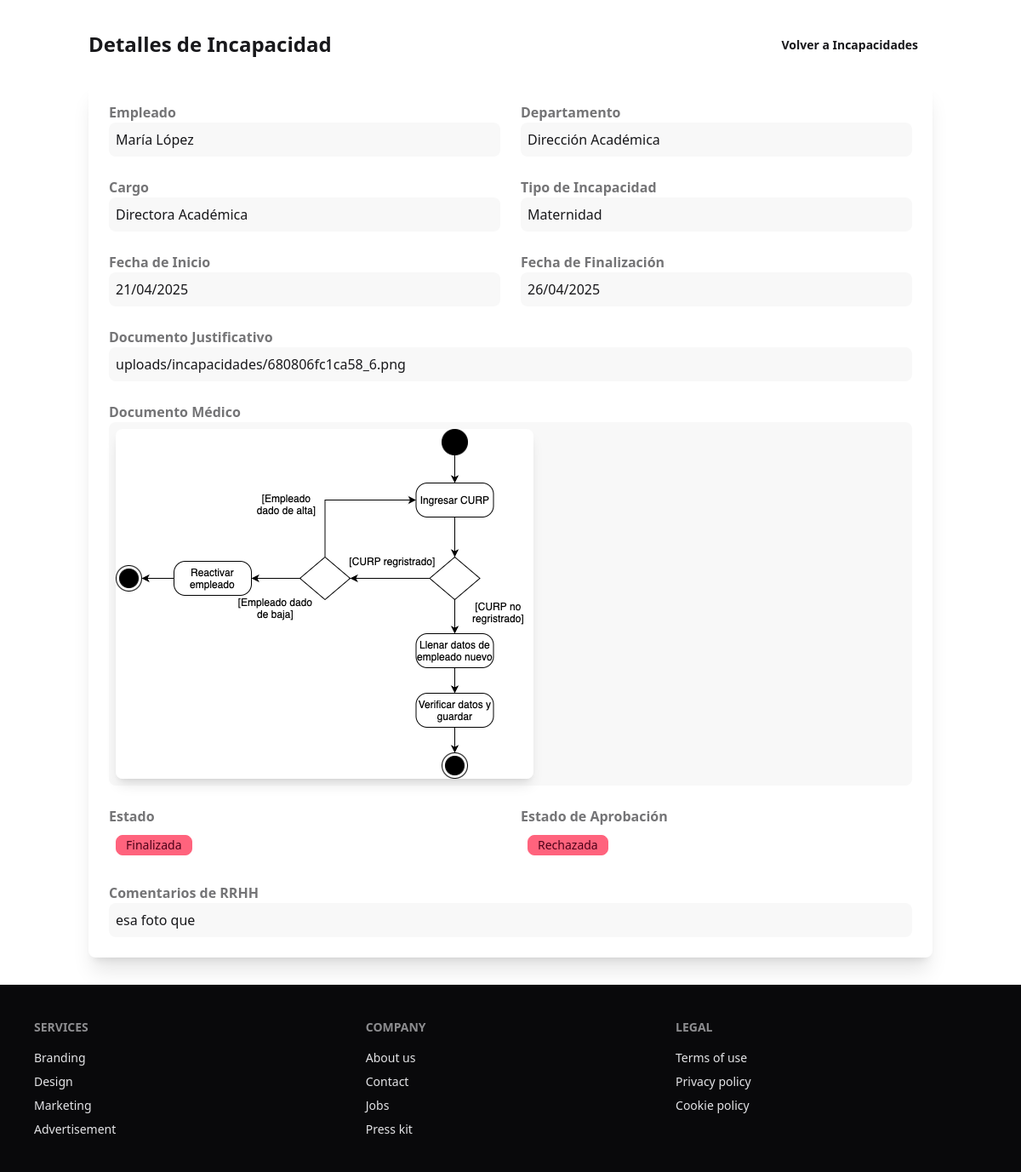
Screenshot of /rrhh/incapacidades/ver_incapacidad.php?id=5 (signed in) with the database file from the repository.
### tables this page shows
CREATE TABLE `INCAPACIDADES` (
  `id_incapacidad` int(11) NOT NULL,
  `id_empleado` int(11) DEFAULT NULL,
  `fecha_inicio` date DEFAULT NULL,
  `fecha_finalizacion` date DEFAULT NULL,
  `tipo` varchar(50) DEFAULT NULL,
  `documento_justificativo` text DEFAULT NULL,
  `estado` tinyint(1) DEFAULT NULL,
  `estado_aprobacion` enum('pendiente','aprobada','rechazada') DEFAULT 'pendiente',
  `fecha_solicitud` timestamp NULL DEFAULT current_timestamp(),
  `comentario_rrhh` text DEFAULT NULL
);

CREATE TABLE `EMPLEADOS` (
  `id_empleado` int(11) NOT NULL,
  `cargo` varchar(50) DEFAULT NULL,
  `fecha_nacimiento` date DEFAULT NULL,
  `fecha_ingreso_escuela` date DEFAULT NULL,
  `rfc` varchar(13) DEFAULT NULL,
  `estado_activo` tinyint(1) DEFAULT NULL,
  `nss` varchar(20) DEFAULT NULL,
  `domicilio` varchar(255) DEFAULT NULL,
  `telefono_personal` varchar(20) DEFAULT NULL,
  `curp` varchar(18) DEFAULT NULL,
  `id_departamento` int(11) DEFAULT NULL,
  `correo` varchar(100) DEFAULT NULL,
  `contraseña` varchar(255) DEFAULT NULL,
  `foto_de_perfil` blob DEFAULT NULL,
  `nickname` varchar(50) DEFAULT NULL,
  `historial_permisos` text DEFAULT NULL,
  `rol` varchar(100) DEFAULT NULL
);

CREATE TABLE `DEPARTAMENTO` (
  `id_departamento` int(11) NOT NULL,
  `tipo` varchar(50) DEFAULT NULL,
  `nombre_departamento` varchar(100) DEFAULT NULL
);

### rrhh/incapacidades/ver_incapacidad.php (the view, shortened to what this page needs)
<?php
require_once '../../config/config.php';
include '../../includes/header.php';
$conn = new mysqli($db_host, $db_user, $db_password, $db_name);
$conn->set_charset("utf8");
$id_incapacidad = filter_var($_GET['id'], FILTER_SANITIZE_NUMBER_INT);
$sql = "SELECT i.*, e.nickname, e.cargo, d.nombre_departamento
        FROM INCAPACIDADES i
        JOIN EMPLEADOS e ON i.id_empleado = e.id_empleado
        JOIN DEPARTAMENTO d ON e.id_departamento = d.id_departamento
        WHERE i.id_incapacidad = ?";
$stmt = $conn->prepare($sql);
$stmt->bind_param("i", $id_incapacidad);
$stmt->execute();
$result = $stmt->get_result();
$incapacidad = $result->fetch_assoc();
?>
<div class="container mx-auto px-4 py-8">
    <div class="flex justify-between items-center mb-6">
        <h1 class="text-2xl font-bold">Detalles de Incapacidad</h1>
        <div class="flex space-x-4">
            <a href="gestion_incapacidades.php" class="btn btn-ghost">
                Volver a Incapacidades
            </a>
        </div>
    </div>
    <div class="bg-base-100 shadow-xl rounded-lg p-6">
        <div class="grid grid-cols-1 md:grid-cols-2 gap-6">
            <div class="form-control">
                <label class="label">
                    <span class="label-text font-bold">Empleado</span>
                </label>
                <div class="p-2 bg-base-200 rounded-lg">
                    <?php echo htmlspecialchars($incapacidad['nickname']); ?>
                </div>
            </div>
            <div class="form-control">
                <label class="label">
                    <span class="label-text font-bold">Departamento</span>
                </label>
                <div class="p-2 bg-base-200 rounded-lg">
                    <?php echo htmlspecialchars($incapacidad['nombre_departamento']); ?>
                </div>
            </div>
            <div class="form-control">
                <label class="label">
                    <span class="label-text font-bold">Cargo</span>
                </label>
                <div class="p-2 bg-base-200 rounded-lg">
                    <?php echo htmlspecialchars($incapacidad['cargo']); ?>
                </div>
            </div>
            <div class="form-control">
                <label class="label">
                    <span class="label-text font-bold">Tipo de Incapacidad</span>
                </label>
                <div class="p-2 bg-base-200 rounded-lg">
                    <?php echo htmlspecialchars($incapacidad['tipo']); ?>
                </div>
            </div>
            <div class="form-control">
                <label class="label">
                    <span class="label-text font-bold">Fecha de Inicio</span>
                </label>
                <div class="p-2 bg-base-200 rounded-lg">
                    <?php echo date('d/m/Y', strtotime($incapacidad['fecha_inicio'])); ?>
                </div>
            </div>
            <div class="form-control">
                <label class="label">
                    <span class="label-text font-bold">Fecha de Finalización</span>
                </label>
                <div class="p-2 bg-base-200 rounded-lg">
                    <?php echo date('d/m/Y', strtotime($incapacidad['fecha_finalizacion'])); ?>
                </div>
            </div>
            <div class="form-control md:col-span-2">
                <label class="label">
                    <span class="label-text font-bold">Documento Justificativo</span>
                </label>
                <div class="p-2 bg-base-200 rounded-lg">
                    <?php echo nl2br(htmlspecialchars($incapacidad['documento_justificativo'])); ?>
                </div>
            </div>
            <div class="form-control md:col-span-2">
                <label class="label">
                    <span class="label-text font-bold">Documento Médico</span>
                </label>
                <div class="p-2 bg-base-200 rounded-lg">
                    <?php if (!empty($incapacidad['documento_justificativo'])): ?>
                        <?php
                        $ext = strtolower(pathinfo($incapacidad['documento_justificativo'], PATHINFO_EXTENSION));
                        $doc_path = dirname(dirname(dirname(__FILE__))) . '/' . $incapacidad['documento_justificativo'];
                        $web_path = '../../' . $incapacidad['documento_justificativo'];
                        if (file_exists($doc_path)):
                            if (in_array($ext, ['jpg', 'jpeg', 'png'])): ?>
                                <img src="<?php echo htmlspecialchars($web_path); ?>"
                                     alt="Documento médico"
                                     class="max-w-full h-auto rounded-lg shadow-lg">
                            <?php endif; ?>
                        <?php else: ?>
                            <p class="text-red-500">El archivo no se encuentra en el servidor</p>
                        <?php endif; ?>
                    <?php else: ?>
                        <p class="text-gray-500">No se ha subido ningún documento</p>
                    <?php endif; ?>
                </div>
            </div>
            <div class="form-control">
                <label class="label">
                    <span class="label-text font-bold">Estado</span>
                </label>
                <div class="p-2">
                    <span class="badge <?php echo $incapacidad['estado'] == 1 ? 'badge-success' : 'badge-error'; ?>">
                        <?php echo $incapacidad['estado'] == 1 ? 'Activa' : 'Finalizada'; ?>
                    </span>
                </div>
            </div>
            <div class="form-control">
                <label class="label">
                    <span class="label-text font-bold">Estado de Aprobación</span>
                </label>
                <div class="p-2">
                    <span class="badge <?php
                        echo $incapacidad['estado_aprobacion'] == 'aprobada' ? 'badge-success' :
                            ($incapacidad['estado_aprobacion'] == 'rechazada' ? 'badge-error' : 'badge-warning');
                    ?>">
                        <?php
                        echo $incapacidad['estado_aprobacion'] == 'aprobada' ? 'Aprobada' :
                            ($incapacidad['estado_aprobacion'] == 'rechazada' ? 'Rechazada' : 'Pendiente');
                        ?>
                    </span>
                </div>
            </div>
            <?php if (!empty($incapacidad['comentario_rrhh'])): ?>
            <div class="form-control md:col-span-2">
                <label class="label">
                    <span class="label-text font-bold">Comentarios de RRHH</span>
                </label>
                <div class="p-2 bg-base-200 rounded-lg">
                    <?php echo nl2br(htmlspecialchars($incapacidad['comentario_rrhh'])); ?>
                </div>
            </div>
            <?php endif; ?>
        </div>
    </div>
</div>
<?php
include '../../includes/footer.php';
?>

### rows the page displays
incapacidades: id_empleado.nickname "María López", departamento.nombre_departamento "Dirección Académica", id_empleado.cargo "Directora Académica", tipo "Maternidad", fecha_inicio "21/04/2025", fecha_finalizacion "26/04/2025", documento_justificativo "uploads/incapacidades/680806fc1ca58_6.png", documento_justificativo (picture), comentario_rrhh "esa foto que"
